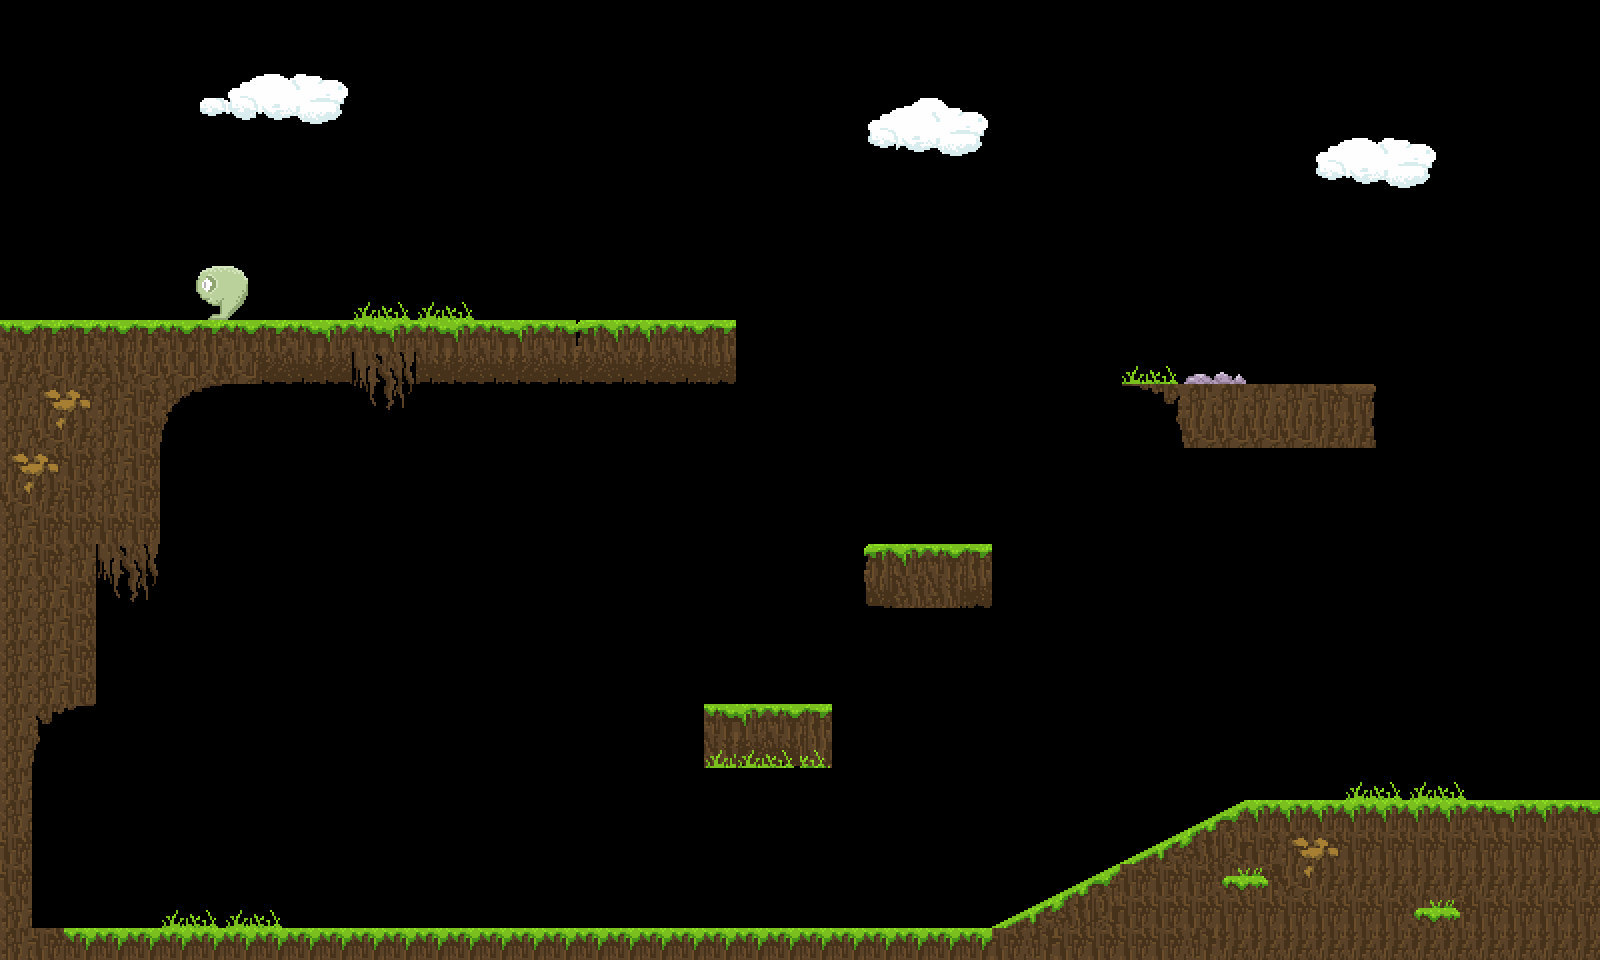

Tiled map render using the project's own tile images. Description and the whole map definition, tile-layer contents included, below:
An orthogonal 50x30 tile map with 32x32 px tiles, 2 tile layers (图块层 1, up) and 11 objects.

<map version="1.5" tiledversion="1.7.1" orientation="orthogonal" renderorder="right-down" width="50" height="30" tilewidth="32" tileheight="32" infinite="0" nextlayerid="7" nextobjectid="15">
 <editorsettings>
  <export target="01.json" format="json" />
 </editorsettings>
 <tileset firstgid="1" name="base" tilewidth="32" tileheight="32" tilecount="256" columns="16">
  <image source="textures/wa.png" width="512" height="512" />
 </tileset>
 <layer id="3" name="图块层 1" width="50" height="30">
  <data encoding="csv">
0,0,0,0,0,0,0,0,0,0,0,0,0,0,0,0,0,0,0,0,0,0,0,0,0,0,0,0,0,0,0,0,0,0,0,0,0,0,0,0,0,0,0,0,0,0,0,0,0,0,
0,0,0,0,0,0,0,0,0,0,0,0,0,0,0,0,0,0,0,0,0,0,0,0,0,0,0,0,0,0,0,0,0,0,0,0,0,0,0,0,0,0,0,0,0,0,0,0,0,0,
0,0,0,0,0,0,163,164,0,0,0,0,0,0,0,0,0,0,0,0,0,0,0,0,0,0,0,0,0,0,0,0,0,0,0,0,0,0,0,0,0,0,0,0,0,0,0,0,0,0,
0,0,0,0,0,0,179,180,0,0,0,0,0,0,0,0,0,0,0,0,0,0,0,0,0,0,0,0,161,162,0,0,0,0,0,0,0,0,0,0,0,0,0,0,0,0,0,0,0,0,
0,0,0,0,0,0,0,0,0,0,0,0,0,0,0,0,0,0,0,0,0,0,0,0,0,0,0,0,177,178,0,0,0,0,0,0,0,0,0,0,0,0,0,0,0,0,0,0,0,0,
0,0,0,0,0,0,0,0,0,0,0,0,0,0,0,0,0,0,0,0,0,0,0,0,0,0,0,0,0,0,0,0,0,0,0,0,0,0,0,0,0,0,0,0,0,0,0,0,0,0,
0,0,0,0,0,0,0,0,0,0,0,0,0,0,0,0,0,0,0,0,0,0,0,0,0,0,0,0,0,0,0,0,0,0,0,0,0,0,0,0,0,0,0,0,0,0,0,0,0,0,
0,0,0,0,0,0,0,0,0,0,0,0,0,0,0,0,0,0,0,0,0,0,0,0,0,0,0,0,0,0,0,0,0,0,0,0,0,0,0,0,0,0,0,0,0,0,0,0,0,0,
0,0,0,0,0,0,199,200,0,0,0,0,0,0,0,0,0,0,0,0,0,0,0,0,0,0,0,0,0,0,0,0,0,0,0,0,0,0,0,0,0,0,0,0,0,0,0,0,0,0,
0,0,0,0,0,0,215,216,0,0,0,121,122,121,122,0,0,0,0,0,0,0,0,0,0,0,0,0,0,0,0,0,0,0,0,0,0,0,0,0,0,0,0,0,0,0,0,0,0,0,
101,102,102,101,102,101,102,101,102,77,76,77,76,77,76,77,76,77,5,6,76,77,78,0,0,0,0,0,0,0,0,0,0,0,0,0,0,0,0,0,0,0,0,0,0,0,0,0,0,0,
24,25,26,27,25,25,18,25,92,93,92,79,80,93,92,93,92,93,92,93,92,93,94,0,0,0,0,0,0,0,0,0,0,0,0,121,122,189,190,0,0,0,0,0,0,0,0,0,0,0,
35,195,196,35,36,33,34,0,0,0,0,95,96,0,0,0,0,0,0,0,0,0,0,0,0,0,0,0,0,0,0,0,0,0,0,41,42,9,9,9,9,10,66,0,0,0,0,0,0,0,
35,211,212,35,36,49,50,0,0,0,0,0,0,0,0,0,0,0,0,0,0,0,0,0,0,0,0,0,0,0,0,0,0,0,0,57,58,25,25,25,25,26,82,0,0,0,0,0,0,0,
195,196,36,35,36,0,0,0,0,0,0,0,0,0,0,0,0,0,0,0,0,0,0,0,0,0,0,0,0,0,0,0,0,0,0,0,0,0,0,0,0,0,0,0,0,0,0,0,0,0,
211,212,36,35,36,0,0,0,0,0,0,0,0,0,0,0,0,0,0,0,0,0,0,0,0,0,0,0,0,0,0,0,0,0,0,0,0,0,0,0,0,0,0,0,0,0,0,0,0,0,
35,36,36,36,36,0,0,0,0,0,0,0,0,0,0,0,0,0,0,0,0,0,0,0,0,0,0,0,0,0,0,0,0,0,0,0,0,0,0,0,0,0,0,0,0,0,0,0,0,0,
35,36,35,79,80,0,0,0,0,0,0,0,0,0,0,0,0,0,0,0,0,0,0,0,0,0,0,75,76,77,78,0,0,0,0,0,0,0,0,0,0,0,0,0,0,0,0,0,0,0,
35,35,36,95,96,0,0,0,0,0,0,0,0,0,0,0,0,0,0,0,0,0,0,0,0,0,0,91,119,119,94,0,0,0,0,0,0,0,0,0,0,0,0,0,0,0,0,0,0,0,
35,35,36,0,0,0,0,0,0,0,0,0,0,0,0,0,0,0,0,0,0,0,0,0,0,0,0,0,0,0,0,0,0,0,0,0,0,0,0,0,0,0,0,0,0,0,0,0,0,0,
35,35,36,0,0,0,0,0,0,0,0,0,0,0,0,0,0,0,0,0,0,0,0,0,0,0,0,0,0,0,0,0,0,0,0,0,0,0,0,0,0,0,0,0,0,0,0,0,0,0,
35,35,36,0,0,0,0,0,0,0,0,0,0,0,0,0,0,0,0,0,0,0,0,0,0,0,0,0,0,0,0,0,0,0,0,0,0,0,0,0,0,0,0,0,0,0,0,0,0,0,
35,207,208,0,0,0,0,0,0,0,0,0,0,0,0,0,0,0,0,0,0,0,101,76,77,102,0,0,0,0,0,0,0,0,0,0,0,0,0,0,0,0,0,0,0,0,0,0,0,0,
35,223,224,0,0,0,0,0,0,0,0,0,0,0,0,0,0,0,0,0,0,0,117,92,93,118,0,0,0,0,0,0,0,0,0,0,0,0,0,0,0,0,0,0,0,0,0,0,0,0,
35,0,0,0,0,0,0,0,0,0,0,0,0,0,0,0,0,0,0,0,0,0,0,0,0,0,0,0,0,0,0,0,0,0,0,0,0,0,0,0,0,0,121,122,121,122,0,0,0,0,
35,0,0,0,0,0,0,0,0,0,0,0,0,0,0,0,0,0,0,0,0,0,0,0,0,0,0,0,0,0,0,0,0,0,0,201,202,203,204,76,76,76,76,76,76,76,77,76,76,77,
36,0,0,0,0,0,0,0,0,0,0,0,0,0,0,0,0,0,0,0,0,0,0,0,0,0,0,0,0,0,0,0,0,0,0,217,218,219,220,10,195,196,10,10,10,10,10,10,10,10,
36,0,0,0,0,0,0,0,0,0,0,0,0,0,0,0,0,0,0,0,0,0,0,0,0,0,0,0,0,0,0,201,202,203,204,10,10,10,103,104,211,212,26,26,26,26,26,26,26,26,
35,0,0,0,0,121,122,121,122,0,0,0,0,0,0,0,0,0,0,0,0,0,0,0,0,0,0,0,0,0,0,217,218,219,220,10,10,10,10,10,10,10,10,10,103,104,10,10,10,10,
35,36,237,237,237,237,237,237,237,237,237,237,237,237,237,237,237,237,237,237,237,237,237,237,237,237,237,237,237,237,237,10,11,10,10,10,10,11,26,26,26,26,26,26,26,26,26,26,26,26
</data>
 </layer>
 <layer id="4" name="up" width="50" height="30">
  <data encoding="csv">
0,0,0,0,0,0,0,0,0,0,0,0,0,0,0,0,0,0,0,0,0,0,0,0,0,0,0,0,0,0,0,0,0,0,0,0,0,0,0,0,0,0,0,0,0,0,0,0,0,0,
0,0,0,0,0,0,0,0,0,0,0,0,0,0,0,0,0,0,0,0,0,0,0,0,0,0,0,0,0,0,0,0,0,0,0,0,0,0,0,0,0,0,0,0,0,0,0,0,0,0,
0,0,0,0,0,0,0,139,140,141,142,0,0,0,0,0,0,0,0,0,0,0,0,0,0,0,0,0,0,0,0,0,0,0,0,0,0,0,0,0,0,0,0,0,0,0,0,0,0,0,
0,0,0,0,0,0,0,155,156,157,158,0,0,0,0,0,0,0,0,0,0,0,0,0,0,0,0,139,140,141,142,0,0,0,0,0,0,0,0,0,0,0,0,0,0,0,0,0,0,0,
0,0,0,0,0,0,0,0,0,0,0,0,0,0,0,0,0,0,0,0,0,0,0,0,0,0,0,155,156,157,158,0,0,0,0,0,0,0,0,0,0,139,140,141,142,0,0,0,0,0,
0,0,0,0,0,0,0,0,0,0,0,0,0,0,0,0,0,0,0,0,0,0,0,0,0,0,0,0,0,0,0,0,0,0,0,0,0,0,0,0,0,155,156,157,158,0,0,0,0,0,
0,0,0,0,0,0,0,0,0,0,0,0,0,0,0,0,0,0,0,0,0,0,0,0,0,0,0,0,0,0,0,0,0,0,0,0,0,0,0,0,0,0,0,0,0,0,0,0,0,0,
0,0,0,0,0,0,0,0,0,0,0,0,0,0,0,0,0,0,0,0,0,0,0,0,0,0,0,0,0,0,0,0,0,0,0,0,0,0,0,0,0,0,0,0,0,0,0,0,0,0,
0,0,0,0,0,0,0,0,0,0,0,0,0,0,0,0,0,0,0,0,0,0,0,0,0,0,0,0,0,0,0,0,0,0,0,0,0,0,0,0,0,0,0,0,0,0,0,0,0,0,
0,0,0,0,0,0,0,0,0,0,0,0,0,0,0,0,0,0,0,0,0,0,0,0,0,0,0,0,0,0,0,0,0,0,0,0,0,0,0,0,0,0,0,0,0,0,0,0,0,0,
0,0,0,0,0,0,0,0,0,0,0,0,0,0,0,0,0,0,0,0,0,0,0,0,0,0,0,0,0,0,0,0,0,0,0,0,0,0,0,0,0,0,0,0,0,0,0,0,0,0,
0,0,0,0,0,0,0,0,0,0,0,0,0,0,0,0,0,0,0,0,0,0,0,0,0,0,0,0,0,0,0,0,0,0,0,0,0,0,0,0,0,0,0,0,0,0,0,0,0,0,
0,0,0,0,0,0,0,0,0,0,0,0,0,0,0,0,0,0,0,0,0,0,0,0,0,0,0,0,0,0,0,0,0,0,0,0,0,0,0,0,0,0,0,0,0,0,0,0,0,0,
0,0,0,0,0,0,0,0,0,0,0,0,0,0,0,0,0,0,0,0,0,0,0,0,0,0,0,0,0,0,0,0,0,0,0,0,0,0,0,0,0,0,0,0,0,0,0,0,0,0,
0,0,0,0,0,0,0,0,0,0,0,0,0,0,0,0,0,0,0,0,0,0,0,0,0,0,0,0,0,0,0,0,0,0,0,0,0,0,0,0,0,0,0,0,0,0,0,0,0,0,
0,0,0,0,0,0,0,0,0,0,0,0,0,0,0,0,0,0,0,0,0,0,0,0,0,0,0,0,0,0,0,0,0,0,0,0,0,0,0,0,0,0,0,0,0,0,0,0,0,0,
0,0,0,0,0,0,0,0,0,0,0,0,0,0,0,0,0,0,0,0,0,0,0,0,0,0,0,0,0,0,0,0,0,0,0,0,0,0,0,0,0,0,0,0,0,0,0,0,0,0,
0,0,0,0,0,0,0,0,0,0,0,0,0,0,0,0,0,0,0,0,0,0,0,0,0,0,0,0,0,0,0,0,0,0,0,0,0,0,0,0,0,0,0,0,0,0,0,0,0,0,
0,0,0,0,0,0,0,0,0,0,0,0,0,0,0,0,0,0,0,0,0,0,0,0,0,0,0,0,0,0,0,0,0,0,0,0,0,0,0,0,0,0,0,0,0,0,0,0,0,0,
0,0,0,0,0,0,0,0,0,0,0,0,0,0,0,0,0,0,0,0,0,0,0,0,0,0,0,0,0,0,0,0,0,0,0,0,0,0,0,0,0,0,0,0,0,0,0,0,0,0,
0,0,0,0,0,0,0,0,0,0,0,0,0,0,0,0,0,0,0,0,0,0,0,0,0,0,0,0,0,0,0,0,0,0,0,0,0,0,0,0,0,0,0,0,0,0,0,0,0,0,
0,0,0,0,0,0,0,0,0,0,0,0,0,0,0,0,0,0,0,0,0,0,0,0,0,0,0,0,0,0,0,0,0,0,0,0,0,0,0,0,0,0,0,0,0,0,0,0,0,0,
0,0,0,0,0,0,0,0,0,0,0,0,0,0,0,0,0,0,0,0,0,0,0,0,0,0,0,0,0,0,0,0,0,0,0,0,0,0,0,0,0,0,0,0,0,0,0,0,0,0,
0,0,0,0,0,0,0,0,0,0,0,0,0,0,0,0,0,0,0,0,0,0,121,121,122,0,0,0,0,0,0,0,0,0,0,0,0,0,0,0,0,0,0,0,0,0,0,0,0,0,
0,0,0,0,0,0,0,0,0,0,0,0,0,0,0,0,0,0,0,0,0,0,0,0,0,0,0,0,0,0,0,0,0,0,0,0,0,0,0,0,0,0,0,0,0,0,0,0,0,0,
0,0,0,0,0,0,0,0,0,0,0,0,0,0,0,0,0,0,0,0,0,0,0,0,0,0,0,0,0,0,0,0,0,0,0,0,0,0,0,0,0,0,0,0,0,0,0,0,0,0,
0,0,0,0,0,0,0,0,0,0,0,0,0,0,0,0,0,0,0,0,0,0,0,0,0,0,0,0,0,0,0,0,0,0,0,0,0,0,0,0,0,0,0,0,0,0,0,0,0,0,
0,0,0,0,0,0,0,0,0,0,0,0,0,0,0,0,0,0,0,0,0,0,0,0,0,0,0,0,0,0,0,0,0,0,0,0,0,0,0,0,0,0,0,0,0,0,0,0,0,0,
0,0,0,0,0,0,0,0,0,0,0,0,0,0,0,0,0,0,0,0,0,0,0,0,0,0,0,0,0,0,0,0,0,0,0,0,0,0,0,0,0,0,0,0,0,0,0,0,0,0,
0,0,0,0,0,0,0,0,0,0,0,0,0,0,0,0,0,0,0,0,0,0,0,0,0,0,0,0,0,0,0,0,0,0,0,0,0,0,0,0,0,0,0,0,0,0,0,0,0,0
</data>
 </layer>
 <objectgroup id="6" name="对象层 1">
  <object id="1" x="0" y="0" width="32" height="960" />
  <object id="2" x="32" y="928" width="960" height="32" />
  <object id="3" x="1568" y="0" width="32" height="960" />
  <object id="4" x="1248" y="800" width="320" height="32" />
  <object id="5" x="1120" y="384" width="256" height="64" />
  <object id="6" x="32" y="320" width="704" height="64" />
  <object id="8" x="32" y="384" width="128" height="160" />
  <object id="9" x="32" y="544" width="64" height="160" />
  <object id="10" x="864" y="544" width="128" height="64" />
  <object id="11" x="992" y="928">
   <polygon points="0,0 256,-128 256,0" />
  </object>
  <object id="13" x="704" y="704" width="128" height="64" />
 </objectgroup>
</map>
